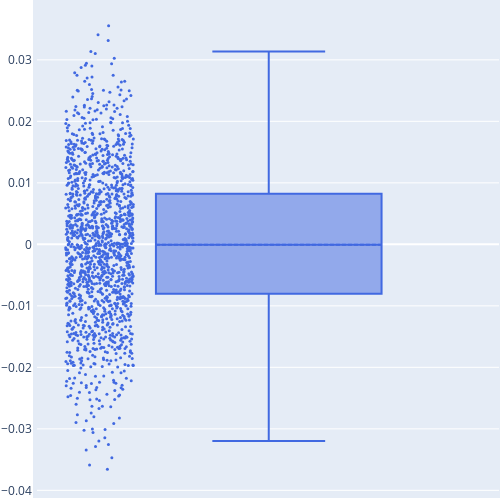

Notebook code cell kept with this figure:
### Markdown cell above
Empirical estimates

### Code cell
nb_samples = Int(1e5)

q = 0.
name = "emp-LS"*"n"*string(n)*"p"*string(p)*"eta"*string(eta)*"q"*string(q)*"nb_samples"*string(nb_samples)

lev = leverage_score(B, q)
emp_lev = emp_leverage_score(rng, meta_g, q, nb_samples)

rel_diff = vec((lev-emp_lev)./lev);
println("mean: ", mean(rel_diff), " std: ", std(rel_diff))


trace = box(y=rel_diff,
boxpoints="all",
marker=attr(
        color="LightSkyBlue",
        size=3),
quartilemethod="linear",
name="",
marker_color="royalblue",
boxmean=true)

layout = Layout(

    autosize=false,

    width=500,

    height=500,

    margin=attr(l=1, r=1, b=1, t=1, pad=4),

)
PlotlyJS.plot(trace,layout)

### Figure 1 — Plotly figure (JSON) as saved in the notebook; plotly's stock layout.template omitted (floating-point values rounded to 4 significant figures; data arrays with more than 128 entries replaced by an {"elided": "..."} marker saying what was removed)
{"data": [{"boxmean": true, "boxpoints": "all", "marker": {"color": "royalblue", "size": 3}, "name": "", "quartilemethod": "linear", "type": "box", "y": {"elided": "1501 float values"}}], "layout": {"autosize": false, "height": 500, "margin": {"b": 1, "l": 1, "pad": 4, "r": 1, "t": 1}, "width": 500}}
